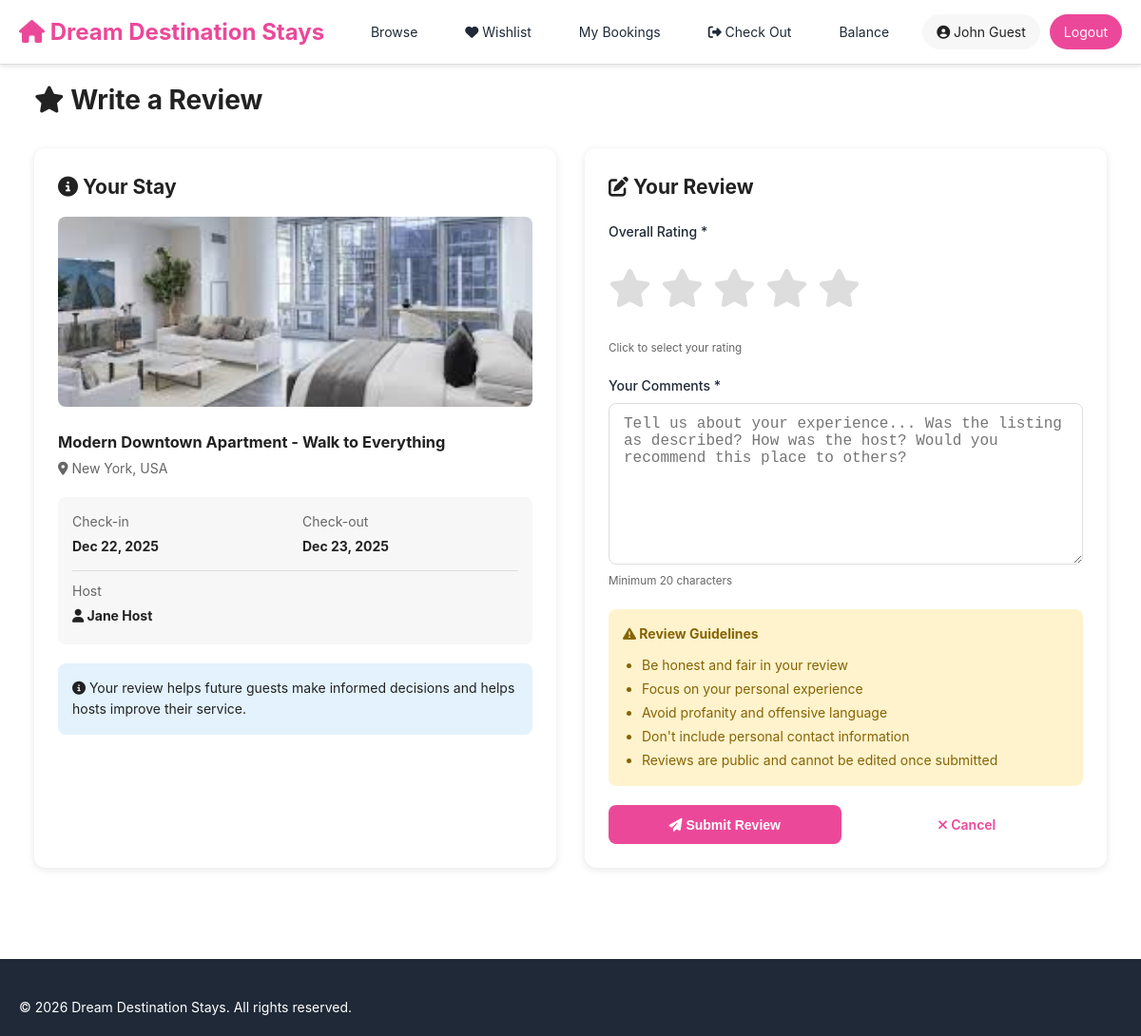
/guest/review.php?booking_id=3 (signed in), run on the app's committed database.
### tables this page shows
CREATE TABLE `bookings` (
  `booking_id` int(11) NOT NULL,
  `listing_id` int(11) NOT NULL,
  `guest_id` int(11) NOT NULL,
  `host_id` int(11) NOT NULL,
  `check_in` date NOT NULL,
  `check_out` date NOT NULL,
  `num_guests` int(11) NOT NULL,
  `num_nights` int(11) NOT NULL,
  `nightly_rate` decimal(10,2) NOT NULL,
  `cleaning_fee` decimal(10,2) DEFAULT 0.00,
  `service_fee` decimal(10,2) DEFAULT 0.00,
  `tax_amount` decimal(10,2) DEFAULT 0.00,
  `total_amount` decimal(10,2) NOT NULL,
  `payment_credential_id` int(11) NOT NULL,
  `booking_status` enum('pending','confirmed','checked_in','completed','cancelled','refunded') DEFAULT 'pending',
  `payment_status` enum('pending','held','completed','refunded') DEFAULT 'pending',
  `cancellation_reason` text DEFAULT NULL,
  `created_at` timestamp NOT NULL DEFAULT current_timestamp(),
  `updated_at` timestamp NOT NULL DEFAULT current_timestamp() ON UPDATE current_timestamp(),
  `checked_out_at` timestamp NULL DEFAULT NULL,
  `auto_released` tinyint(1) DEFAULT 0
);

CREATE TABLE `listings` (
  `listing_id` int(11) NOT NULL,
  `host_id` int(11) NOT NULL,
  `title` varchar(255) NOT NULL,
  `description` text DEFAULT NULL,
  `property_type` varchar(100) DEFAULT NULL,
  `address` text DEFAULT NULL,
  `city` varchar(100) DEFAULT NULL,
  `state` varchar(100) DEFAULT NULL,
  `country` varchar(100) DEFAULT NULL,
  `zipcode` varchar(20) DEFAULT NULL,
  `price_per_night` decimal(10,2) NOT NULL,
  `cleaning_fee` decimal(10,2) DEFAULT 0.00,
  `service_fee_percent` decimal(5,2) DEFAULT 15.00,
  `max_guests` int(11) DEFAULT 1,
  `bedrooms` int(11) DEFAULT 1,
  `beds` int(11) DEFAULT 1,
  `bathrooms` decimal(3,1) DEFAULT 1.0,
  `house_rules` text DEFAULT NULL,
  `amenities` text DEFAULT NULL,
  `status` enum('active','inactive','suspended') DEFAULT 'active',
  `created_at` timestamp NOT NULL DEFAULT current_timestamp(),
  `updated_at` timestamp NOT NULL DEFAULT current_timestamp() ON UPDATE current_timestamp()
);

CREATE TABLE `users` (
  `user_id` int(11) NOT NULL,
  `email` varchar(255) NOT NULL,
  `password_hash` varchar(255) NOT NULL,
  `full_name` varchar(255) NOT NULL,
  `phone` varchar(20) DEFAULT NULL,
  `user_type` enum('guest','host','admin') NOT NULL,
  `status` enum('active','suspended','frozen') DEFAULT 'active',
  `created_at` timestamp NOT NULL DEFAULT current_timestamp(),
  `updated_at` timestamp NOT NULL DEFAULT current_timestamp() ON UPDATE current_timestamp()
);

### guest/review.php (the view, shortened to what this page needs)
<?php
$booking_id = $_GET['booking_id'] ?? 0;
try {
    $pdo = getPDOConnection();
    $stmt = $pdo->prepare("
        SELECT b.*, l.title as listing_title, l.city, l.country,
        h.full_name as host_name,
        (SELECT photo_url FROM listing_photos WHERE listing_id = l.listing_id AND is_primary = 1 LIMIT 1) as primary_photo
        FROM bookings b
        JOIN listings l ON b.listing_id = l.listing_id
        JOIN users h ON b.host_id = h.user_id
        WHERE b.booking_id = ? AND b.guest_id = ? AND b.booking_status = 'completed'
    ");
    $stmt->execute([$booking_id, $_SESSION['user_id']]);
    $booking = $stmt->fetch();
} catch (Exception $e) {
    $_SESSION['error_message'] = 'Error loading booking details';
    redirect(SITE_URL . '/guest/bookings.php');
}
include '../includes/header.php';
?>
<div class="container">
    <h1 style="margin-bottom: 30px;">
        <i class="fas fa-star"></i> Write a Review
    </h1>
    <div class="grid grid-2" style="gap: 30px;">
        <div class="card">
            <h2><i class="fas fa-info-circle"></i> Your Stay</h2>
            <?php if ($booking['primary_photo']): ?>
                <img src="<?php echo SITE_URL . '/' . htmlspecialchars($booking['primary_photo']); ?>"
                     alt="<?php echo htmlspecialchars($booking['listing_title']); ?>"
                     style="width: 100%; height: 200px; object-fit: cover; border-radius: 8px; margin-top: 15px;"
                     onerror="this.src='<?php echo SITE_URL; ?>/assets/images/placeholder.jpg'">
            <?php endif; ?>
            <div style="margin-top: 20px;">
                <h3 style="margin-bottom: 5px;"><?php echo htmlspecialchars($booking['listing_title']); ?></h3>
                <p style="color: #666; margin: 0;">
                    <i class="fas fa-map-marker-alt"></i>
                    <?php echo htmlspecialchars($booking['city'] . ', ' . $booking['country']); ?>
                </p>
            </div>
            <div style="background-color: var(--light-color); padding: 15px; border-radius: 8px; margin-top: 20px;">
                <div class="grid grid-2" style="gap: 15px;">
                    <div>
                        <p style="margin: 0; color: #666; font-size: 14px;">Check-in</p>
                        <p style="margin: 5px 0; font-weight: bold;">
                            <?php echo date('M d, Y', strtotime($booking['check_in'])); ?>
                        </p>
                    </div>
                    <div>
                        <p style="margin: 0; color: #666; font-size: 14px;">Check-out</p>
                        <p style="margin: 5px 0; font-weight: bold;">
                            <?php echo date('M d, Y', strtotime($booking['check_out'])); ?>
                        </p>
                    </div>
                </div>
                <div style="margin-top: 10px; padding-top: 10px; border-top: 1px solid #ddd;">
                    <p style="margin: 0; color: #666; font-size: 14px;">Host</p>
                    <p style="margin: 5px 0; font-weight: bold;">
                        <i class="fas fa-user"></i> <?php echo htmlspecialchars($booking['host_name']); ?>
                    </p>
                </div>
            </div>
            <div style="background-color: #e3f2fd; padding: 15px; border-radius: 8px; margin-top: 20px;">
                <p style="margin: 0; font-size: 14px; line-height: 1.6;">
                    <i class="fas fa-info-circle"></i>
                    Your review helps future guests make informed decisions and helps hosts improve their service.
                </p>
            </div>
        </div>
        <div class="card">
            <h2><i class="fas fa-edit"></i> Your Review</h2>
            <form method="POST" style="margin-top: 20px;">
                <div class="form-group">
                    <label class="form-label">Overall Rating *</label>
                    <div class="star-rating">
                        <label for="star5" title="5 stars"><i class="fas fa-star"></i></label>
                        <label for="star4" title="4 stars"><i class="fas fa-star"></i></label>
                        <label for="star3" title="3 stars"><i class="fas fa-star"></i></label>
                        <label for="star2" title="2 stars"><i class="fas fa-star"></i></label>
                        <label for="star1" title="1 star"><i class="fas fa-star"></i></label>
                    </div>
                    <small style="color: #666;">Click to select your rating</small>
                </div>
                <div class="form-group">
                    <label class="form-label">Your Comments *</label>
                    <textarea name="comment" class="form-control" rows="8" required
                              placeholder="Tell us about your experience... Was the listing as described? How was the host? Would you recommend this place to others?"></textarea>
                    <small style="color: #666;">Minimum 20 characters</small>
                </div>
                <div style="background-color: #fff3cd; padding: 15px; border-radius: 8px; margin: 20px 0;">
                    <h4 style="margin: 0 0 10px 0; color: #856404;">
                        <i class="fas fa-exclamation-triangle"></i> Review Guidelines
                    </h4>
                    <ul style="margin: 0; padding-left: 20px; color: #856404; font-size: 14px; line-height: 1.8;">
                        <li>Be honest and fair in your review</li>
                        <li>Focus on your personal experience</li>
                        <li>Avoid profanity and offensive language</li>
                        <li>Don't include personal contact information</li>
                        <li>Reviews are public and cannot be edited once submitted</li>
                    </ul>
                </div>
                <div style="display: flex; gap: 10px;">
                    <button type="submit" class="btn btn-primary" style="flex: 1;">
                        <i class="fas fa-paper-plane"></i> Submit Review
                    </button>
                    <a href="bookings.php" class="btn btn-outline" style="flex: 1; text-align: center;">
                        <i class="fas fa-times"></i> Cancel
                    </a>
                </div>
            </form>
        </div>
    </div>
</div>
<?php include '../includes/footer.php'; ?>

### assets/css/style.css (style rules this page uses)
* { margin: 0; padding: 0; box-sizing: border-box; }
:root { --primary-color: #FF385C; --secondary-color: #00A699; --dark-color: #222222; --light-color: #F7F7F7; --border-color: #DDDDDD; --success-color: #00A699; --error-color: #C13515; --warning-color: #FFB400; }
body { font-family: 'Segoe UI', Tahoma, Geneva, Verdana, sans-serif; color: var(--dark-color); line-height: 1.6; background-color: #ffffff; }
.container { max-width: 1200px; margin: 0 auto; padding: 0 20px; }
.btn { display: inline-block; padding: 12px 30px; border-radius: 8px; text-decoration: none; cursor: pointer; border: none; font-size: 16px; transition: all 0.3s; }
.btn-primary { background-color: var(--primary-color); color: white; }
.btn-outline { background-color: transparent; border: 2px solid var(--primary-color); color: var(--primary-color); }
.card { background-color: white; border-radius: 12px; box-shadow: 0 2px 8px rgba(0,0,0,0.1); padding: 25px; margin-bottom: 20px; }
.form-group { margin-bottom: 20px; }
.form-label { display: block; margin-bottom: 8px; font-weight: 500; color: var(--dark-color); }
.form-control { width: 100%; padding: 12px 15px; border: 1px solid var(--border-color); border-radius: 8px; font-size: 16px; }
textarea.form-control { min-height: 120px; resize: vertical; }
.grid { display: grid; gap: 20px; }
.grid-2 { grid-template-columns: repeat(2, 1fr); }

### assets/css/airbnb-style.css (style rules this page uses)
:root { --airbnb-red: #FF385C; --airbnb-red-dark: #E31C5F; --airbnb-teal: #00A699; --text-primary: #222222; --text-secondary: #717171; --border-gray: #DDDDDD; --background-gray: #F7F7F7; --black: #000000; --white: #FFFFFF; }
* { margin: 0; padding: 0; box-sizing: border-box; }
body { font-family: 'Circular', -apple-system, BlinkMacSystemFont, 'Segoe UI', Roboto, 'Helvetica Neue', Arial, sans-serif; color: var(--text-primary); line-height: 1.5; background-color: var(--white); }

### assets/css/mobile-style.css (style rules this page uses)
* { margin: 0; padding: 0; box-sizing: border-box; }
:root { --primary-color: #EC4899; --primary-hover: #DB2777; --secondary-color: #F9A8D4; --dark-color: #1F2937; --gray-600: #4B5563; --gray-500: #6B7280; --gray-400: #9CA3AF; --gray-300: #D1D5DB; --gray-200: #E5E7EB; --gray-100: #F3F4F6; --gray-50: #F9FAFB; --success-color: #10B981; --error-color: #EF4444; --warning-color: #F59E0B; }
body { font-family: -apple-system, BlinkMacSystemFont, 'Segoe UI', 'Roboto', 'Helvetica', 'Arial', sans-serif; color: var(--dark-color); line-height: 1.6; background-color: var(--gray-50); font-size: 14px; }
.container { max-width: 1200px; margin: 0 auto; }
.btn { padding: 10px 20px; border: none; border-radius: 8px; font-weight: 600; cursor: pointer; transition: all 0.2s; font-size: 14px; text-decoration: none; display: inline-block; text-align: center; }
.btn-primary { background-color: var(--primary-color); color: white; }

### assets/css/responsive.css (style rules this page uses)
:root { --mobile-padding: 16px; --tablet-padding: 24px; --desktop-padding: 40px; }

### guest/review.php (style rules this page uses)
.star-rating { display: flex; gap: 10px; font-size: 40px; margin: 20px 0; }
.star-rating label { cursor: pointer; color: #ddd; transition: color 0.2s; }

### data on the page
bookings: listing.title "Modern Downtown Apartment - Walk to Everything", listing.country "New York, USA", check_in "Dec 22, 2025", check_out "Dec 23, 2025", host.full_name "Jane Host"

### other printed values
SITE_NAME "Dream Destination Stays"
$_SESSION['full_name'] "John Guest"
